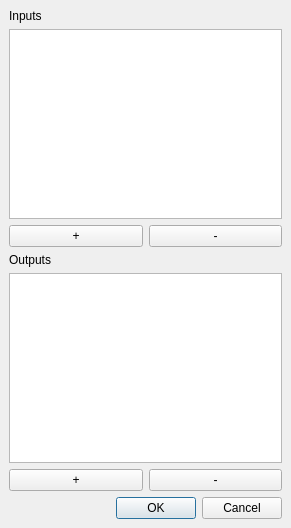
<ui version="4.0" >
 <class>IOConfig</class>
 <widget class="QDialog" name="IOConfig" >
  <property name="geometry" >
   <rect>
    <x>0</x>
    <y>0</y>
    <width>291</width>
    <height>528</height>
   </rect>
  </property>
  <property name="windowTitle" >
   <string>I/O Configuration</string>
  </property>
  <layout class="QVBoxLayout" >
   <property name="spacing" >
    <number>6</number>
   </property>
   <property name="leftMargin" >
    <number>9</number>
   </property>
   <property name="topMargin" >
    <number>9</number>
   </property>
   <property name="rightMargin" >
    <number>9</number>
   </property>
   <property name="bottomMargin" >
    <number>9</number>
   </property>
   <item>
    <widget class="QLabel" name="label" >
     <property name="text" >
      <string>Inputs</string>
     </property>
    </widget>
   </item>
   <item>
    <widget class="QTableView" name="inTable" />
   </item>
   <item>
    <layout class="QHBoxLayout" >
     <property name="spacing" >
      <number>6</number>
     </property>
     <property name="leftMargin" >
      <number>0</number>
     </property>
     <property name="topMargin" >
      <number>0</number>
     </property>
     <property name="rightMargin" >
      <number>0</number>
     </property>
     <property name="bottomMargin" >
      <number>0</number>
     </property>
     <item>
      <widget class="QPushButton" name="addInput" >
       <property name="text" >
        <string>+</string>
       </property>
      </widget>
     </item>
     <item>
      <widget class="QPushButton" name="delInput" >
       <property name="text" >
        <string>-</string>
       </property>
      </widget>
     </item>
    </layout>
   </item>
   <item>
    <widget class="QLabel" name="label_2" >
     <property name="text" >
      <string>Outputs</string>
     </property>
    </widget>
   </item>
   <item>
    <widget class="QTableView" name="outTable" />
   </item>
   <item>
    <layout class="QHBoxLayout" >
     <property name="spacing" >
      <number>6</number>
     </property>
     <property name="leftMargin" >
      <number>0</number>
     </property>
     <property name="topMargin" >
      <number>0</number>
     </property>
     <property name="rightMargin" >
      <number>0</number>
     </property>
     <property name="bottomMargin" >
      <number>0</number>
     </property>
     <item>
      <widget class="QPushButton" name="addOutput" >
       <property name="text" >
        <string>+</string>
       </property>
      </widget>
     </item>
     <item>
      <widget class="QPushButton" name="delOutput" >
       <property name="text" >
        <string>-</string>
       </property>
      </widget>
     </item>
    </layout>
   </item>
   <item>
    <widget class="QDialogButtonBox" name="buttonBox" >
     <property name="orientation" >
      <enum>Qt::Horizontal</enum>
     </property>
     <property name="standardButtons" >
      <set>QDialogButtonBox::Cancel|QDialogButtonBox::NoButton|QDialogButtonBox::Ok</set>
     </property>
    </widget>
   </item>
  </layout>
 </widget>
 <tabstops>
  <tabstop>inTable</tabstop>
  <tabstop>addInput</tabstop>
  <tabstop>delInput</tabstop>
  <tabstop>outTable</tabstop>
  <tabstop>addOutput</tabstop>
  <tabstop>delOutput</tabstop>
  <tabstop>buttonBox</tabstop>
 </tabstops>
 <resources/>
 <connections>
  <connection>
   <sender>buttonBox</sender>
   <signal>accepted()</signal>
   <receiver>IOConfig</receiver>
   <slot>accept()</slot>
   <hints>
    <hint type="sourcelabel" >
     <x>248</x>
     <y>254</y>
    </hint>
    <hint type="destinationlabel" >
     <x>157</x>
     <y>274</y>
    </hint>
   </hints>
  </connection>
  <connection>
   <sender>buttonBox</sender>
   <signal>rejected()</signal>
   <receiver>IOConfig</receiver>
   <slot>reject()</slot>
   <hints>
    <hint type="sourcelabel" >
     <x>316</x>
     <y>260</y>
    </hint>
    <hint type="destinationlabel" >
     <x>286</x>
     <y>274</y>
    </hint>
   </hints>
  </connection>
 </connections>
</ui>
